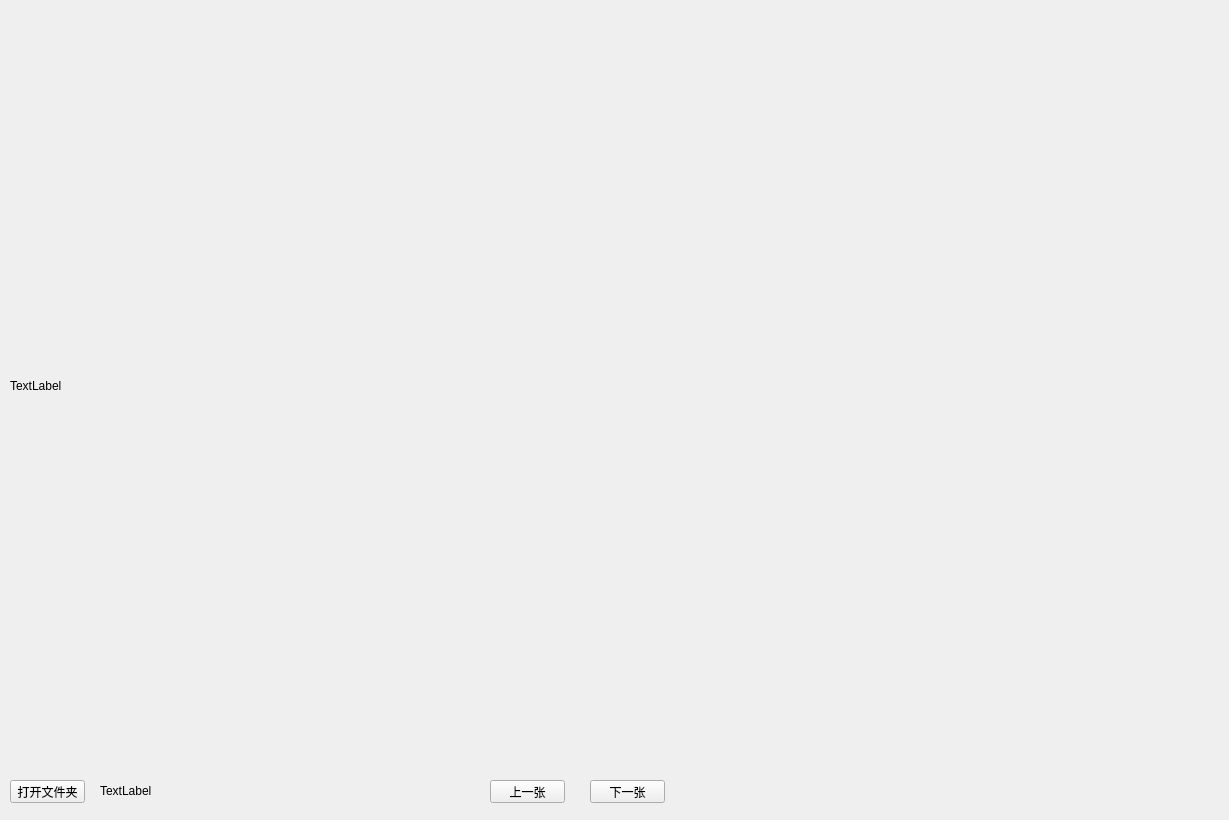
<?xml version="1.0" encoding="UTF-8"?>
<ui version="4.0">
 <class>Form</class>
 <widget class="QWidget" name="Form">
  <property name="geometry">
   <rect>
    <x>0</x>
    <y>0</y>
    <width>1229</width>
    <height>820</height>
   </rect>
  </property>
  <property name="windowTitle">
   <string>Form</string>
  </property>
  <widget class="QLabel" name="label_dis">
   <property name="geometry">
    <rect>
     <x>10</x>
     <y>10</y>
     <width>1211</width>
     <height>751</height>
    </rect>
   </property>
   <property name="text">
    <string>TextLabel</string>
   </property>
  </widget>
  <widget class="QPushButton" name="pushButton_up">
   <property name="geometry">
    <rect>
     <x>490</x>
     <y>780</y>
     <width>75</width>
     <height>23</height>
    </rect>
   </property>
   <property name="text">
    <string>上一张</string>
   </property>
  </widget>
  <widget class="QPushButton" name="pushButton_down">
   <property name="geometry">
    <rect>
     <x>590</x>
     <y>780</y>
     <width>75</width>
     <height>23</height>
    </rect>
   </property>
   <property name="text">
    <string>下一张</string>
   </property>
  </widget>
  <widget class="QPushButton" name="pushButton_filePath">
   <property name="geometry">
    <rect>
     <x>10</x>
     <y>780</y>
     <width>75</width>
     <height>23</height>
    </rect>
   </property>
   <property name="text">
    <string>打开文件夹</string>
   </property>
  </widget>
  <widget class="QLabel" name="label">
   <property name="geometry">
    <rect>
     <x>100</x>
     <y>780</y>
     <width>371</width>
     <height>21</height>
    </rect>
   </property>
   <property name="text">
    <string>TextLabel</string>
   </property>
  </widget>
 </widget>
 <resources/>
 <connections/>
</ui>
